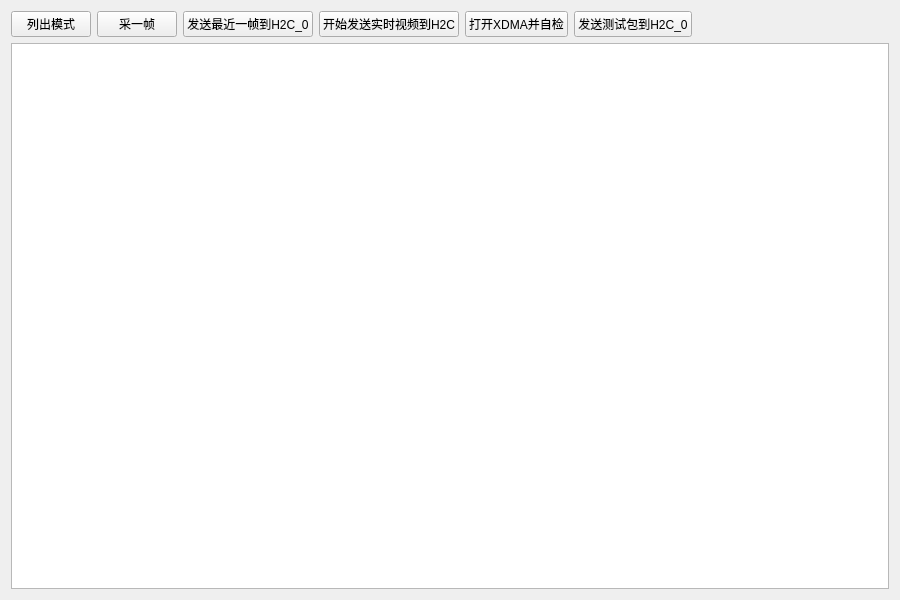
<?xml version="1.0" encoding="UTF-8"?>
<ui version="4.0">
 <class>Widget</class>
 <widget class="QWidget" name="Widget">
  <property name="geometry">
   <rect>
    <x>0</x>
    <y>0</y>
    <width>900</width>
    <height>600</height>
   </rect>
  </property>
  <property name="windowTitle">
   <string>Camera Probe</string>
  </property>
  <layout class="QVBoxLayout" name="verticalLayout">
   <item>
    <layout class="QHBoxLayout" name="horizontalLayout">
     <item>
      <widget class="QPushButton" name="btnListModes">
       <property name="text">
        <string>列出模式</string>
       </property>
      </widget>
     </item>
     <item>
      <widget class="QPushButton" name="btnGrabOneFrame">
       <property name="text">
        <string>采一帧</string>
       </property>
      </widget>
     </item>
   <item>
    <widget class="QPushButton" name="btnSendCapturedFrame">
     <property name="text">
      <string>发送最近一帧到H2C_0</string>
     </property>
    </widget>
   </item>
     <item>
      <widget class="QPushButton" name="btnSendLiveVideo">
       <property name="text">
        <string>开始发送实时视频到H2C</string>
       </property>
      </widget>
     </item>
         <item>
            <widget class="QPushButton" name="btnOpenXdma">
             <property name="text">
                <string>打开XDMA并自检</string>
             </property>
            </widget>
         </item>
         <item>
            <widget class="QPushButton" name="btnSendTestPacket">
             <property name="text">
                <string>发送测试包到H2C_0</string>
             </property>
            </widget>
         </item>
     <item>
      <spacer name="horizontalSpacer">
       <property name="orientation">
        <enum>Qt::Horizontal</enum>
       </property>
       <property name="sizeHint" stdset="0">
        <size>
         <width>40</width>
         <height>20</height>
        </size>
       </property>
      </spacer>
     </item>
    </layout>
   </item>
   <item>
    <widget class="QPlainTextEdit" name="plainTextEdit">
     <property name="readOnly">
      <bool>true</bool>
     </property>
    </widget>
   </item>
  </layout>
 </widget>
 <resources/>
 <connections/>
</ui>
